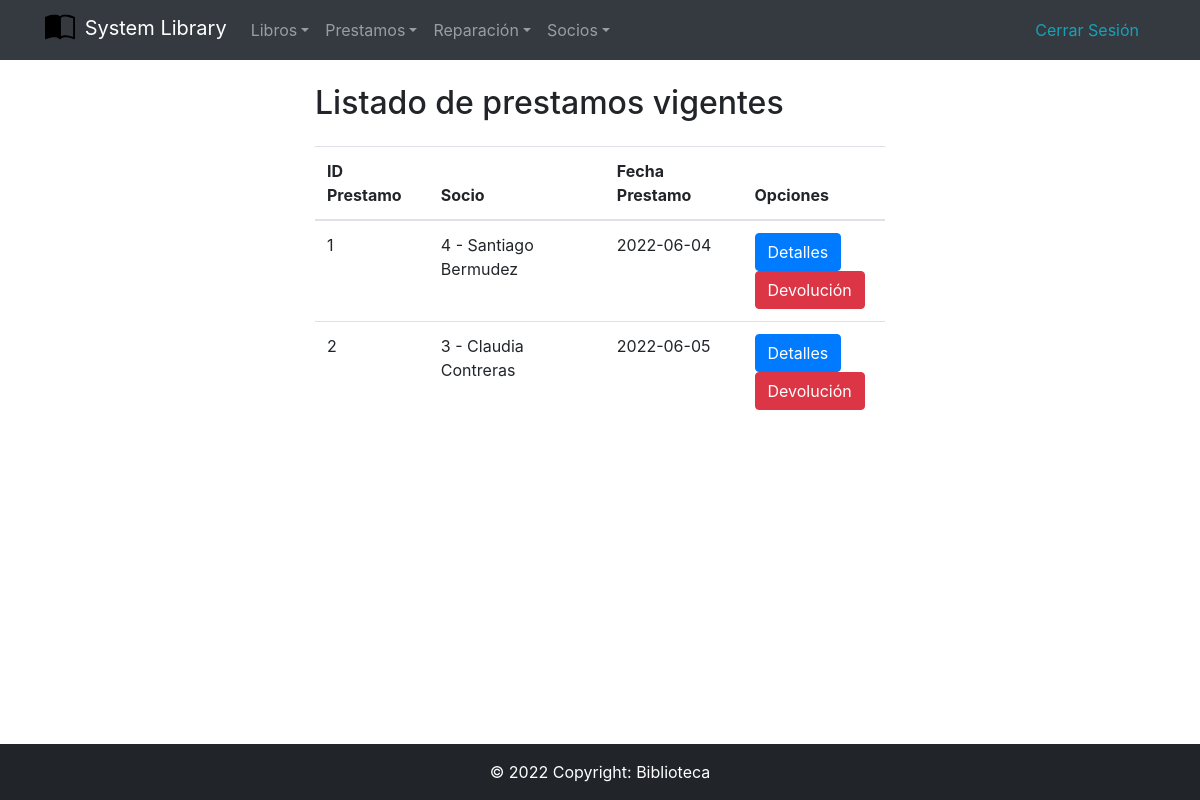
The page /templates/Prestamos/ListaPrestamos.php (signed in) on the database its author committed.
### tables this page shows
CREATE TABLE `prestamo` (
  `cod_prestamo` int(11) NOT NULL AUTO_INCREMENT,
  `cod_socio` int(11) NOT NULL,
  `fecha_prestamo` date NOT NULL,
  `fecha_devolucion` date DEFAULT NULL,
  PRIMARY KEY (`cod_prestamo`)
);

CREATE TABLE `socio` (
  `cod_socio` int(11) NOT NULL AUTO_INCREMENT,
  `nomyape` tinytext,
  `fnacimiento` date DEFAULT NULL,
  `direccion` tinytext,
  `telefono` tinytext,
  `email` tinytext,
  PRIMARY KEY (`cod_socio`)
);

### config/database.php (called while the page is built, shortened)
<?php
function conectarDB() : mysqli {
    $db = mysqli_connect('localhost', 'root', '', 'biblioteca');
    $db->set_charset("utf8");
    return $db;
}
?>

### templates/Prestamos/ListaPrestamos.php (the view, shortened to what this page needs)
<?php include '../../config/funciones.php';
      include '../../config/database.php';
$query = "SELECT * FROM prestamo p JOIN socio s ON p.cod_socio = s.cod_socio WHERE p.fecha_devolucion is NULL";
$resultado = mysqli_query(conectarDB(), $query);
include '../../Header.php';
if($resultado){
?>
<div class="container w-50 mt-4">
<h2>Listado de prestamos vigentes</h2>
    <table class="table mt-4">
        <thead>
            <tr>
                <th>ID Prestamo</th>
                <th>Socio</th>
                <th>Fecha Prestamo</th>
                <th class="col-sm-3">Opciones</th>
            </tr>
        </thead>
        <tbody>
            <?php while($rep = mysqli_fetch_assoc($resultado)): ?>
            <tr>
                <td><?php echo $rep['cod_prestamo'] ?></td>
                <td><?php echo $rep['cod_socio'] . " - " . $rep['nomyape'] ?></td>
                <td><?php echo $rep['fecha_prestamo'] ?></td>
                <td>
                <a name="" id="" class="btn btn-primary" href="DetallePrestamo.php?id=<?php echo $rep['cod_prestamo']?>" role="button">Detalles</a>
                <a name="" id="" class="btn btn-danger" href="BajaPrestamo.php?id=<?php echo $rep['cod_prestamo']?>" role="button">Devolución</a>
                </td>
            </tr>
            <?php endwhile ?>
        </tbody>
    </table>
</div>
<?php
}
include '../../Footer.php';
?>

### rows shown on the page
prestamo: cod_prestamo "1", cod_socio.cod_socio "4", cod_socio.nomyape "Santiago Bermudez", fecha_prestamo "2022-06-04"
prestamo: cod_prestamo "2", cod_socio.cod_socio "3", cod_socio.nomyape "Claudia Contreras", fecha_prestamo "2022-06-05"
